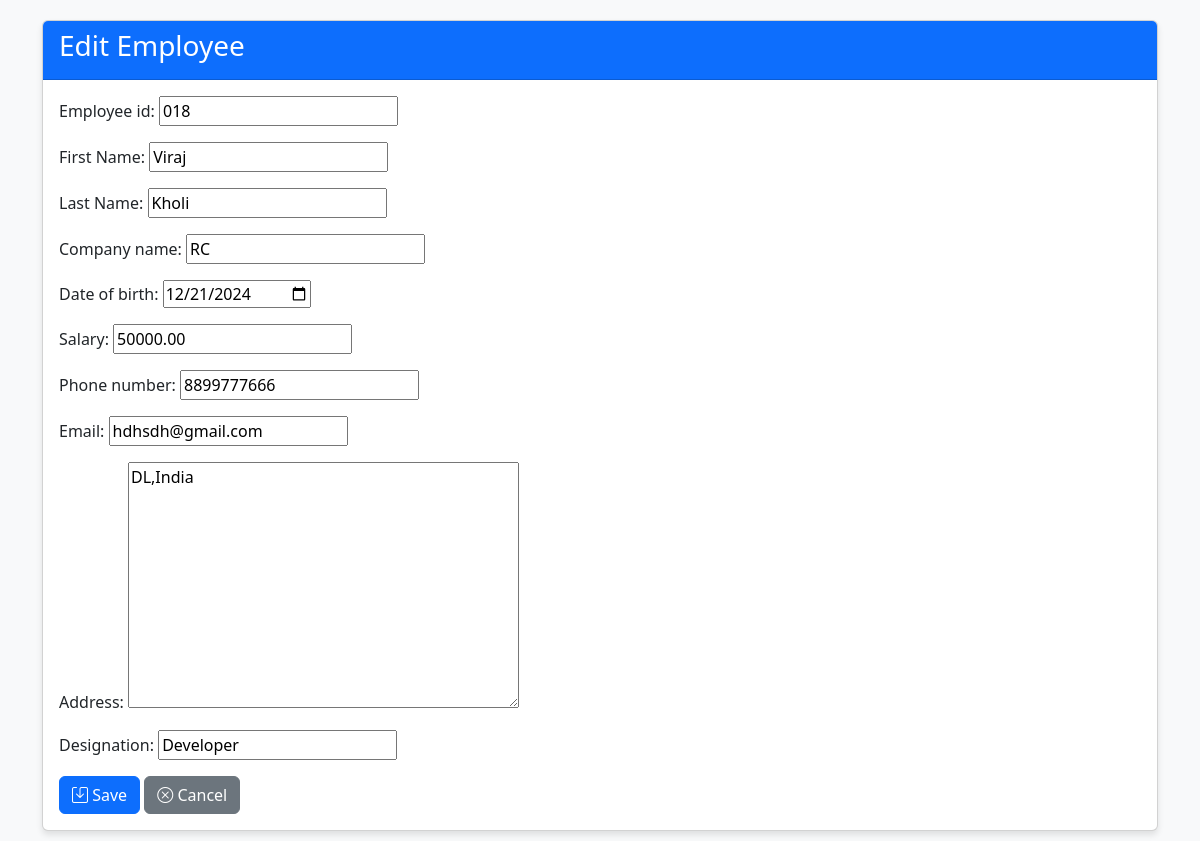
The page /update/3/ on the database its author committed.
### employees/models.py (models this page shows, shortened)
class Employee(models.Model):
    employee_id = models.CharField(max_length=20, unique=True)
    f_name = models.CharField(max_length=50, verbose_name="First Name")
    l_name = models.CharField(max_length=50, verbose_name="Last Name")
    company_name = models.CharField(max_length=100)
    date_of_birth = models.DateField()
    salary = models.DecimalField(max_digits=10, decimal_places=2)
    phone_number = models.CharField(max_length=15)
    email = models.EmailField(unique=True)
    address = models.TextField()
    designation = models.CharField(max_length=100)

### employees/views.py (the view)
# urls.py: path('update/<int:pk>/', views.employee_update, name='employee_update'),
def employee_update(request, pk):
    employee = get_object_or_404(Employee, pk=pk)
    if request.method == 'POST':
        form = EmployeeForm(request.POST, instance=employee)
        if form.is_valid():
            form.save()
            return redirect('employee_list')
    else:
        form = EmployeeForm(instance=employee)
    return render(request, 'employees/employee_form.html', {'form': form})

### employees/forms.py
class EmployeeForm(forms.ModelForm):
    class Meta:
        model = Employee
        fields = '__all__'
        widgets = {
            'date_of_birth': forms.DateInput(attrs={'type': 'date'}),
        }

### employees/templates/employees/employee_form.html (shortened to what this page needs)
{% extends 'base.html' %}
{% block content %}
<div class="card employee-card">
    <div class="card-header bg-primary text-white">
        <h3>{% if form.instance.pk %}Edit{% else %}Create{% endif %} Employee</h3>
    </div>
    <div class="card-body">
        <form method="post">
            <div class="mb-3">
                {{ form.as_p }}
            </div>
            <button type="submit" class="btn btn-primary">
                <i class="bi bi-save"></i> Save
            </button>
            <a href="{% url 'employee_list' %}" class="btn btn-secondary">
                <i class="bi bi-x-circle"></i> Cancel
            </a>
        </form>
    </div>
</div>
{% endblock %}

### employees/templates/base.html (style rules this page uses)
body { padding-top: 20px; background-color: #f8f9fa; }
.employee-card { margin-bottom: 20px; box-shadow: 0 4px 6px rgba(0,0,0,0.1); }

### rows shown on the page
Employee: employee_id "018", f_name "Viraj", l_name "Kholi", company_name "RC", date_of_birth "12/21/2024", salary "50000.00", phone_number "8899777666", email "hdhsdh@gmail.com", address "DL,India", designation "Developer"
